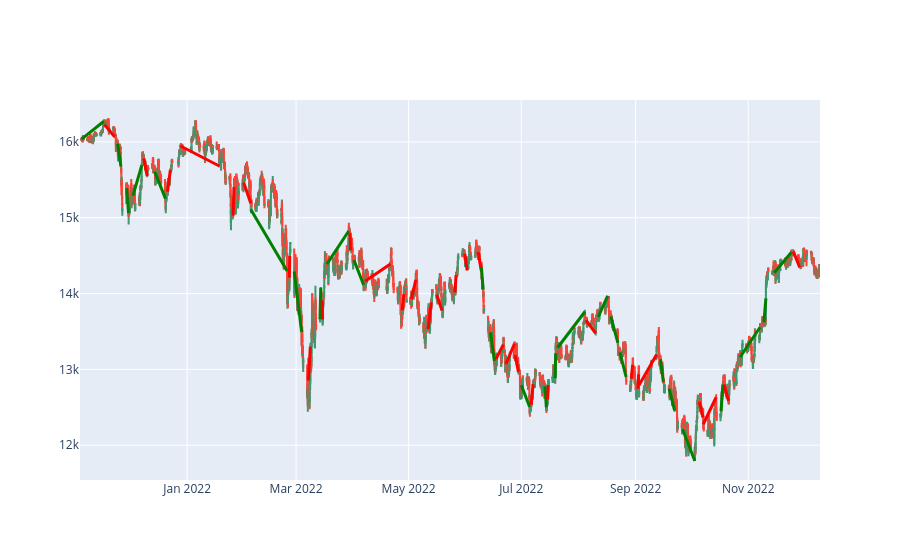

Notebook source saved alongside this figure:
### Markdown cell above
### Plot result

### Code cell
plot_trades_result(data, result)

### Figure 1 — Plotly figure (JSON) as saved in the notebook; plotly's stock layout.template omitted (floating-point values rounded to 4 significant figures; data arrays with more than 128 entries replaced by an {"elided": "..."} marker saying what was removed)
{"data": [{"close": {"elided": "6494 float values"}, "high": {"elided": "6494 float values"}, "low": {"elided": "6494 float values"}, "open": {"elided": "6494 float values"}, "type": "candlestick", "x": {"elided": "6494 str values"}}], "layout": {"shapes": [{"line": {"color": "green", "width": 3}, "type": "line", "x0": "2021-11-04T18:00:00+01:00", "x1": "2021-11-16T22:00:00+01:00", "y0": 16040.0, "y1": 16270.0}, {"line": {"color": "red", "width": 3}, "type": "line", "x0": "2021-11-17T05:00:00+01:00", "x1": "2021-11-22T17:00:00+01:00", "y0": 16230.0, "y1": 16070.0}, {"line": {"color": "green", "width": 3}, "type": "line", "x0": "2021-11-24T08:00:00+01:00", "x1": "2021-11-26T03:00:00+01:00", "y0": 15980.0, "y1": 15670.0}, {"line": {"color": "green", "width": 3}, "type": "line", "x0": "2021-11-29T05:00:00+01:00", "x1": "2021-11-30T06:00:00+01:00", "y0": 15390.0, "y1": 15060.0}, {"line": {"color": "green", "width": 3}, "type": "line", "x0": "2021-12-02T15:00:00+01:00", "x1": "2021-12-07T10:00:00+01:00", "y0": 15290.0, "y1": 15690.0}, {"line": {"color": "red", "width": 3}, "type": "line", "x0": "2021-12-08T12:00:00+01:00", "x1": "2021-12-10T08:00:00+01:00", "y0": 15780.0, "y1": 15550.0}, {"line": {"color": "green", "width": 3}, "type": "line", "x0": "2021-12-14T10:00:00+01:00", "x1": "2021-12-20T06:00:00+01:00", "y0": 15610.0, "y1": 15250.0}, {"line": {"color": "red", "width": 3}, "type": "line", "x0": "2021-12-21T09:00:00+01:00", "x1": "2021-12-22T21:00:00+01:00", "y0": 15340.0, "y1": 15630.0}, {"line": {"color": "red", "width": 3}, "type": "line", "x0": "2021-12-28T09:00:00+01:00", "x1": "2022-01-18T10:00:00+01:00", "y0": 15950.0, "y1": 15680.0}, {"line": {"color": "red", "width": 3}, "type": "line", "x0": "2022-01-25T22:00:00+01:00", "x1": "2022-01-26T09:00:00+01:00", "y0": 15030.0, "y1": 15400.0}, {"line": {"color": "red", "width": 3}, "type": "line", "x0": "2022-01-31T15:00:00+01:00", "x1": "2022-02-04T11:00:00+01:00", "y0": 15470.0, "y1": 15190.0}, {"line": {"color": "green", "width": 3}, "type": "line", "x0": "2022-02-04T12:00:00+01:00", "x1": "2022-02-24T04:00:00+01:00", "y0": 15110.0, "y1": 14300.0}, {"line": {"color": "red", "width": 3}, "type": "line", "x0": "2022-02-25T08:00:00+01:00", "x1": "2022-02-25T14:00:00+01:00", "y0": 14210.0, "y1": 14500.0}, {"line": {"color": "green", "width": 3}, "type": "line", "x0": "2022-02-28T00:00:00+01:00", "x1": "2022-03-04T01:00:00+01:00", "y0": 14290.0, "y1": 13490.0}, {"line": {"color": "red", "width": 3}, "type": "line", "x0": "2022-03-07T16:00:00+01:00", "x1": "2022-03-08T18:00:00+01:00", "y0": 12850.0, "y1": 13300.0}, {"line": {"color": "green", "width": 3}, "type": "line", "x0": "2022-03-13T23:00:00+01:00", "x1": "2022-03-14T10:00:00+01:00", "y0": 13660.0, "y1": 14080.0}, {"line": {"color": "red", "width": 3}, "type": "line", "x0": "2022-03-15T03:00:00+01:00", "x1": "2022-03-15T09:00:00+01:00", "y0": 13910.0, "y1": 13660.0}, {"line": {"color": "green", "width": 3}, "type": "line", "x0": "2022-03-17T17:00:00+01:00", "x1": "2022-03-29T13:00:00+02:00", "y0": 14390.0, "y1": 14830.0}, {"line": {"color": "red", "width": 3}, "type": "line", "x0": "2022-03-30T07:00:00+02:00", "x1": "2022-03-30T12:00:00+02:00", "y0": 14800.0, "y1": 14570.0}, {"line": {"color": "green", "width": 3}, "type": "line", "x0": "2022-04-01T09:00:00+02:00", "x1": "2022-04-06T14:00:00+02:00", "y0": 14440.0, "y1": 14120.0}, {"line": {"color": "red", "width": 3}, "type": "line", "x0": "2022-04-07T09:00:00+02:00", "x1": "2022-04-21T03:00:00+02:00", "y0": 14160.0, "y1": 14390.0}, {"line": {"color": "red", "width": 3}, "type": "line", "x0": "2022-04-27T13:00:00+02:00", "x1": "2022-04-28T09:00:00+02:00", "y0": 13780.0, "y1": 13990.0}, {"line": {"color": "red", "width": 3}, "type": "line", "x0": "2022-05-02T13:00:00+02:00", "x1": "2022-05-04T21:00:00+02:00", "y0": 13930.0, "y1": 14180.0}, {"line": {"color": "red", "width": 3}, "type": "line", "x0": "2022-05-11T14:00:00+02:00", "x1": "2022-05-13T05:00:00+02:00", "y0": 13530.0, "y1": 13880.0}, {"line": {"color": "red", "width": 3}, "type": "line", "x0": "2022-05-16T06:00:00+02:00", "x1": "2022-05-19T02:00:00+02:00", "y0": 13990.0, "y1": 13780.0}, {"line": {"color": "red", "width": 3}, "type": "line", "x0": "2022-05-26T03:00:00+02:00", "x1": "2022-05-26T17:00:00+02:00", "y0": 14020.0, "y1": 14240.0}, {"line": {"color": "red", "width": 3}, "type": "line", "x0": "2022-05-31T10:00:00+02:00", "x1": "2022-06-01T17:00:00+02:00", "y0": 14530.0, "y1": 14310.0}, {"line": {"color": "red", "width": 3}, "type": "line", "x0": "2022-06-07T16:00:00+02:00", "x1": "2022-06-09T09:00:00+02:00", "y0": 14550.0, "y1": 14300.0}, {"line": {"color": "green", "width": 3}, "type": "line", "x0": "2022-06-09T11:00:00+02:00", "x1": "2022-06-10T09:00:00+02:00", "y0": 14340.0, "y1": 14050.0}, {"line": {"color": "green", "width": 3}, "type": "line", "x0": "2022-06-14T09:00:00+02:00", "x1": "2022-06-16T11:00:00+02:00", "y0": 13491, "y1": 13110}, {"line": {"color": "red", "width": 3}, "type": "line", "x0": "2022-06-17T07:00:00+02:00", "x1": "2022-06-21T07:00:00+02:00", "y0": 13140.0, "y1": 13330.0}, {"line": {"color": "red", "width": 3}, "type": "line", "x0": "2022-06-22T17:00:00+02:00", "x1": "2022-06-27T09:00:00+02:00", "y0": 13070.0, "y1": 13340.0}, {"line": {"color": "red", "width": 3}, "type": "line", "x0": "2022-06-27T16:00:00+02:00", "x1": "2022-06-29T12:00:00+02:00", "y0": 13190.0, "y1": 12970.0}, {"line": {"color": "green", "width": 3}, "type": "line", "x0": "2022-07-01T02:00:00+02:00", "x1": "2022-07-05T14:00:00+02:00", "y0": 12790.0, "y1": 12500.0}, {"line": {"color": "red", "width": 3}, "type": "line", "x0": "2022-07-06T10:00:00+02:00", "x1": "2022-07-07T10:00:00+02:00", "y0": 12530.0, "y1": 12810.0}, {"line": {"color": "green", "width": 3}, "type": "line", "x0": "2022-07-13T21:00:00+02:00", "x1": "2022-07-14T15:00:00+02:00", "y0": 12780.0, "y1": 12500.0}, {"line": {"color": "red", "width": 3}, "type": "line", "x0": "2022-07-15T07:00:00+02:00", "x1": "2022-07-15T16:00:00+02:00", "y0": 12600.0, "y1": 12790.0}, {"line": {"color": "green", "width": 3}, "type": "line", "x0": "2022-07-19T10:00:00+02:00", "x1": "2022-07-19T16:00:00+02:00", "y0": 12880.0, "y1": 13210.0}, {"line": {"color": "green", "width": 3}, "type": "line", "x0": "2022-07-20T16:00:00+02:00", "x1": "2022-08-04T12:00:00+02:00", "y0": 13286, "y1": 13760.0}, {"line": {"color": "red", "width": 3}, "type": "line", "x0": "2022-08-05T02:00:00+02:00", "x1": "2022-08-10T08:00:00+02:00", "y0": 13650.0, "y1": 13470.0}, {"line": {"color": "green", "width": 3}, "type": "line", "x0": "2022-08-11T18:00:00+02:00", "x1": "2022-08-16T20:00:00+02:00", "y0": 13690.0, "y1": 13970.0}, {"line": {"color": "green", "width": 3}, "type": "line", "x0": "2022-08-18T14:00:00+02:00", "x1": "2022-08-22T09:00:00+02:00", "y0": 13700.0, "y1": 13350.0}, {"line": {"color": "green", "width": 3}, "type": "line", "x0": "2022-08-23T12:00:00+02:00", "x1": "2022-08-26T20:00:00+02:00", "y0": 13230.0, "y1": 12900}, {"line": {"color": "red", "width": 3}, "type": "line", "x0": "2022-08-29T15:00:00+02:00", "x1": "2022-08-30T09:00:00+02:00", "y0": 12880.0, "y1": 13060.0}, {"line": {"color": "red", "width": 3}, "type": "line", "x0": "2022-09-02T07:00:00+02:00", "x1": "2022-09-02T15:00:00+02:00", "y0": 12740.0, "y1": 12940.0}, {"line": {"color": "red", "width": 3}, "type": "line", "x0": "2022-09-02T18:00:00+02:00", "x1": "2022-09-12T09:00:00+02:00", "y0": 12790.0, "y1": 13200.0}, {"line": {"color": "green", "width": 3}, "type": "line", "x0": "2022-09-14T11:00:00+02:00", "x1": "2022-09-16T00:00:00+02:00", "y0": 13134, "y1": 12830.0}, {"line": {"color": "green", "width": 3}, "type": "line", "x0": "2022-09-19T04:00:00+02:00", "x1": "2022-09-22T03:00:00+02:00", "y0": 12750.0, "y1": 12460.0}, {"line": {"color": "green", "width": 3}, "type": "line", "x0": "2022-09-26T11:00:00+02:00", "x1": "2022-10-03T02:00:00+02:00", "y0": 12210.0, "y1": 11790.0}, {"line": {"color": "red", "width": 3}, "type": "line", "x0": "2022-10-05T12:00:00+02:00", "x1": "2022-10-07T14:00:00+02:00", "y0": 12570.0, "y1": 12360.0}, {"line": {"color": "red", "width": 3}, "type": "line", "x0": "2022-10-07T15:00:00+02:00", "x1": "2022-10-14T15:00:00+02:00", "y0": 12280.0, "y1": 12633}, {"line": {"color": "green", "width": 3}, "type": "line", "x0": "2022-10-17T07:00:00+02:00", "x1": "2022-10-18T06:00:00+02:00", "y0": 12448, "y1": 12800.0}, {"line": {"color": "red", "width": 3}, "type": "line", "x0": "2022-10-18T21:00:00+02:00", "x1": "2022-10-21T09:00:00+02:00", "y0": 12800.0, "y1": 12590.0}, {"line": {"color": "green", "width": 3}, "type": "line", "x0": "2022-10-27T14:00:00+02:00", "x1": "2022-11-07T10:00:00+01:00", "y0": 13160.0, "y1": 13560.0}, {"line": {"color": "green", "width": 3}, "type": "line", "x0": "2022-11-09T12:00:00+01:00", "x1": "2022-11-10T14:00:00+01:00", "y0": 13620.0, "y1": 13940.0}, {"line": {"color": "green", "width": 3}, "type": "line", "x0": "2022-11-15T02:00:00+01:00", "x1": "2022-11-24T10:00:00+01:00", "y0": 14275, "y1": 14550.0}, {"line": {"color": "red", "width": 3}, "type": "line", "x0": "2022-11-25T11:00:00+01:00", "x1": "2022-11-28T21:00:00+01:00", "y0": 14550.0, "y1": 14350.0}], "xaxis": {"rangeslider": {"visible": false}}}}
